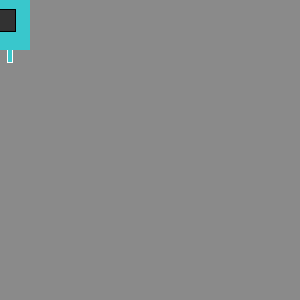
Frame 1 (no input)
Frame 60 (the mouse pressed at the canvas centre just before this capture): identical to frame 1, image omitted
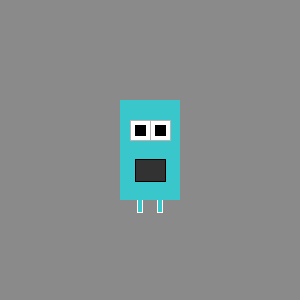
Frame 120 (the mouse held since frame 60 and released just before this capture)

The Processing sketch that drew these frames (run headless with seeded random() and noise(); from frame 60 on, the mouse is pressed at the canvas centre):

// Processing sketch: processing_122419
// ── processing_122419.pde

void setup() {
  size(300, 300);
}
 
 
void draw() {
  background(138,138,138);
 
  stroke(255);
  fill(57, 199, 204);
  rectMode(CENTER);
  rect(mouseX-10, mouseY+50, 5, 25);
 
  stroke(255);
  fill(57, 199, 204);
  rectMode(CENTER);
  rect(mouseX+10, mouseY+50, 5, 25);
 
 
  noStroke();
  fill(57, 199, 204);
  rectMode(CENTER);
  rect(mouseX, mouseY, 60, 100); 

   stroke(180);
  fill(255);
  rectMode(CENTER);
  rect(mouseX-10, mouseY-20, 20, 20);
 
  stroke(0);
  fill(0);
  rectMode(CENTER);
  rect(mouseX-10,mouseY-20, 10, 10);
 
   stroke(180);
  fill(255);
  rectMode(CENTER);
  rect(mouseX+10, mouseY-20, 20, 20);
 
  stroke(0);
  fill(0);
  rectMode(CENTER);
  rect(mouseX+10,mouseY-20, 10, 10);
 
  
  stroke(0);
  fill(50);
  rectMode(CENTER);
  rect(mouseX, mouseY+20, 30, 22);
}
